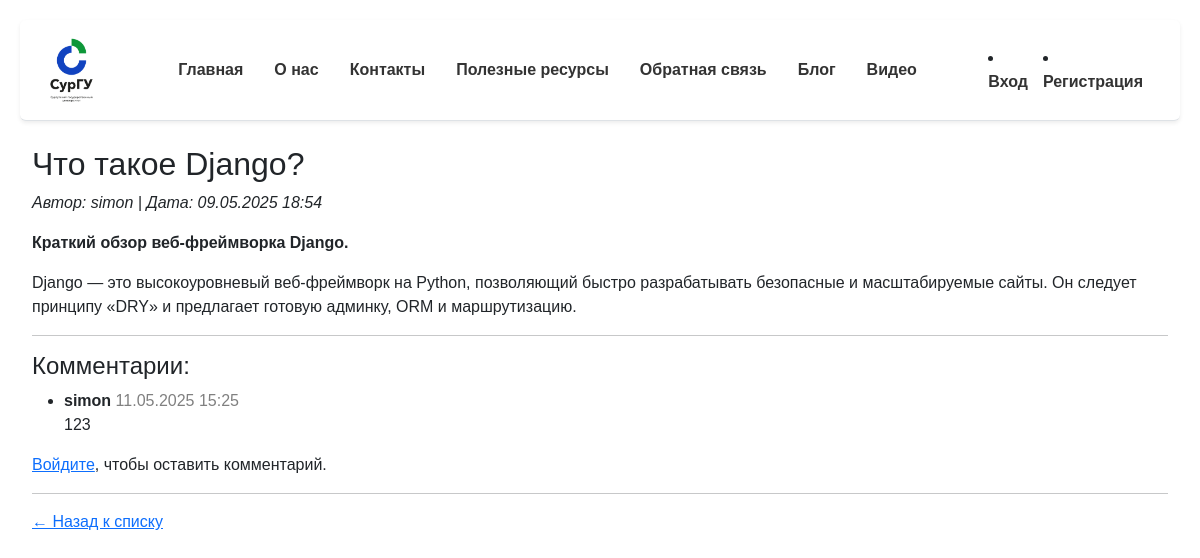
Page /blog/1/ on the committed database.
### app/models.py (models this page shows, shortened)
class Blog(models.Model):
    title = models.CharField(max_length=200, verbose_name="Заголовок")
    description = models.TextField(verbose_name="Краткое содержание")
    content = models.TextField(verbose_name="Полное содержание")
    posted = models.DateTimeField(default=datetime.now, db_index=True, verbose_name="Опубликована")
    author = models.ForeignKey(User, null=True, blank=True, on_delete=models.SET_NULL, verbose_name="Автор")
    image = models.ImageField(upload_to='blog_images/', null=True, blank=True, verbose_name="Изображение")
    class Meta:
        verbose_name = "Статья блога"
        verbose_name_plural = "Статьи блога"

class Comment(models.Model):
    post = models.ForeignKey(Blog, on_delete=models.CASCADE, related_name='comments', verbose_name="Статья")
    author = models.ForeignKey(User, on_delete=models.CASCADE, verbose_name="Автор")
    text = models.TextField(verbose_name="Комментарий")
    date = models.DateTimeField(auto_now_add=True, verbose_name="Дата публикации")
    class Meta:
        verbose_name = "Комментарий"
        verbose_name_plural = "Комментарии"
        ordering = ['-date']

### app/views.py (the view)
# urls.py: path('blog/<int:blog_id>/', views.blog_detail, name='blog_detail'),
def blog_detail(request, blog_id):
    blog = Blog.objects.get(id=blog_id)
    comments = blog.comments.all()
    if request.method == "POST":
        form = CommentForm(request.POST)
        if form.is_valid():
            comment = form.save(commit=False)
            comment.post = blog
            comment.author = request.user
            comment.save()
            return redirect('blog_detail', blog_id=blog.id)
    else:
        form = CommentForm()
    return render(request, 'app/blog_detail.html', {'blog': blog, 'comments': comments, 'form': form})

### app/templates/app/blog_detail.html (shortened to what this page needs)
{% extends 'app/layout.html' %}
{% load static %}
{% block content %}
<h2>{{ blog.title }}</h2>
<p><em>Автор: {{ blog.author }} | Дата: {{ blog.posted|date:"d.m.Y H:i" }}</em></p>
<p><strong>{{ blog.description }}</strong></p>
<div>{{ blog.content }}</div>
<hr>
<h4>Комментарии:</h4>
{% if comments %}
    <ul>
    {% for comment in comments %}
        <li>
          <strong>{{ comment.author }}</strong>
          <span style="color: gray;">{{ comment.date|date:"d.m.Y H:i" }}</span><br>
          {{ comment.text }}
        </li>
    {% endfor %}
    </ul>
{% else %}
    <p>Пока нет комментариев.</p>
{% endif %}
{% if user.is_authenticated %}
    <hr>
    <h5>Добавить комментарий:</h5>
    <form method="post">
        {% csrf_token %}
        {{ form.as_p }}
        <button type="submit">Отправить</button>
    </form>
{% else %}
    <p><a href="{% url 'login' %}">Войдите</a>, чтобы оставить комментарий.</p>
{% endif %}
<hr>
<p><a href="{% url 'blog_list' %}">← Назад к списку</a></p>
{% endblock %}

### app/static/app/content/site.css (style rules this page uses)
body { font-family: Arial, sans-serif; padding: 20px; background-color: #fff; }

### rows in the picture
Blog: title "Что такое Django?", author "simon", posted "09.05.2025 18:54", description "Краткий обзор веб-фреймворка Django.", content "Django — это высокоуровневый веб-фреймворк на Python, позволяющий быстро разрабатывать безопасные и масштабируемые сайты. Он следует принципу «DRY» и предлагает готовую админку, ORM и маршрутизацию."
Comment: author "simon", date "11.05.2025 15:25", text "123"
